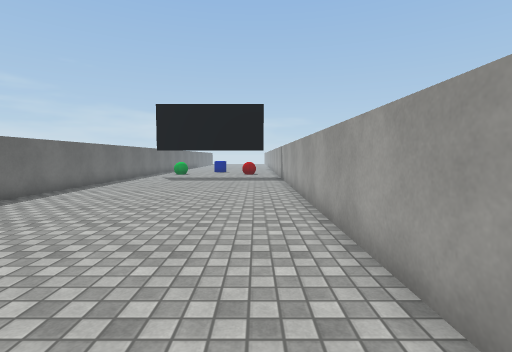
view 1 (above)

13 first-person views from a walk through a scene from a Unity 3-D project. The camera is 1.3 m above the floor, tilts 4° down and sees 85° across. The floor is counted in squares, 1 m on a side. Each view is taken from the middle of a square. On the plan, view 1 faces up. The plan holds only what a view shows up to about 13 squares ahead; the rest is blank. The place goes on beyond the plan. Surface patterns are stand-ins for the level's own textures.

view 2
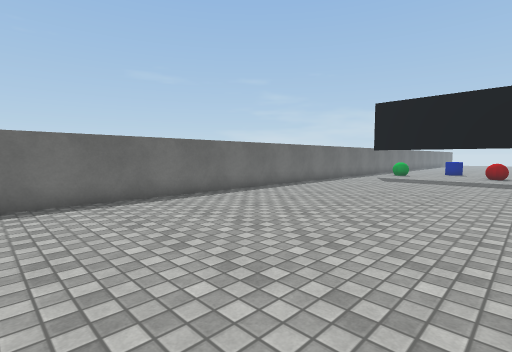

view 3
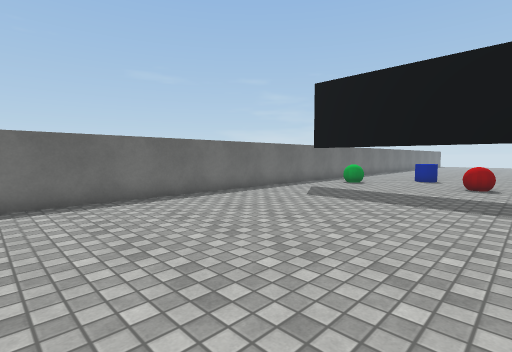

view 4
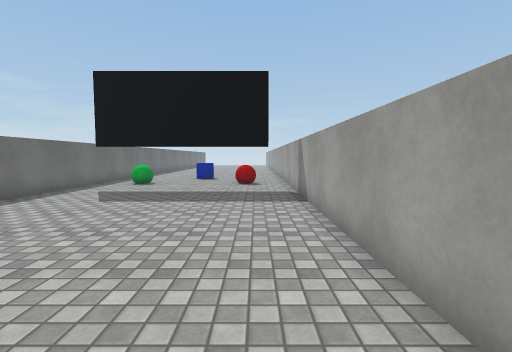

view 5
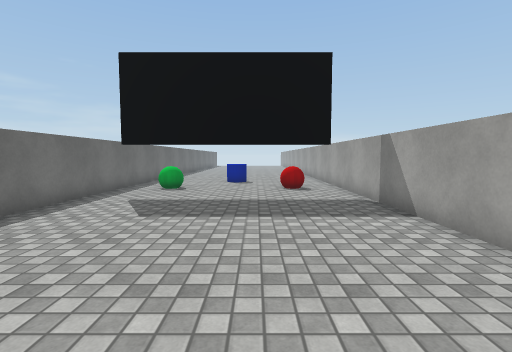

view 6
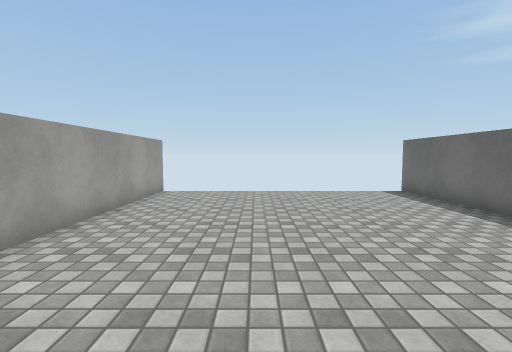

view 7
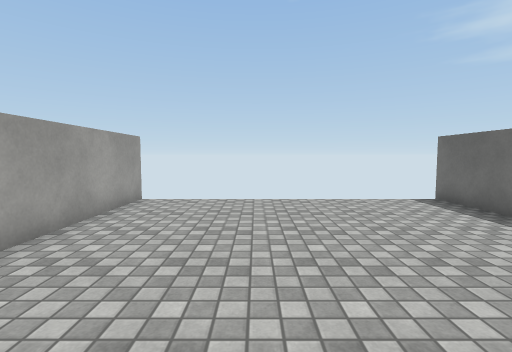

view 8
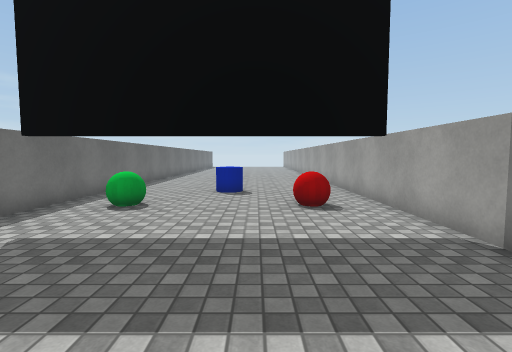

view 9
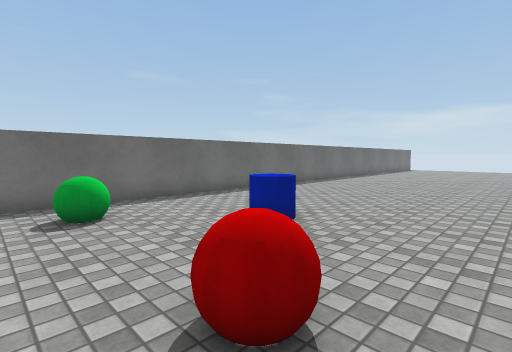

view 10
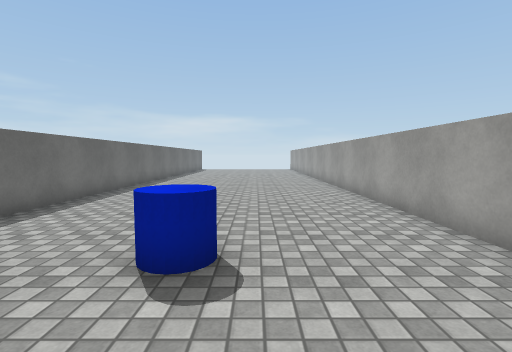

view 11
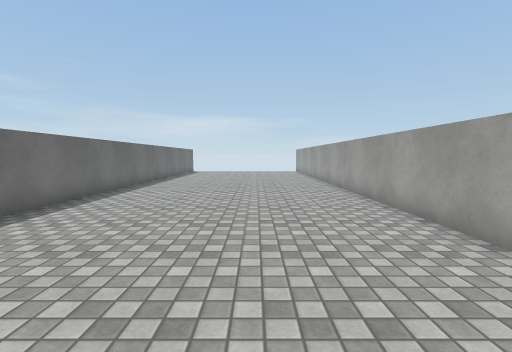

view 12
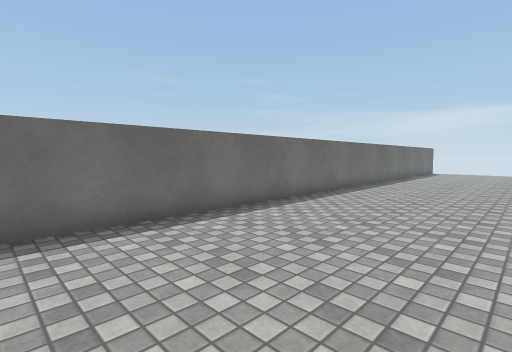

view 13
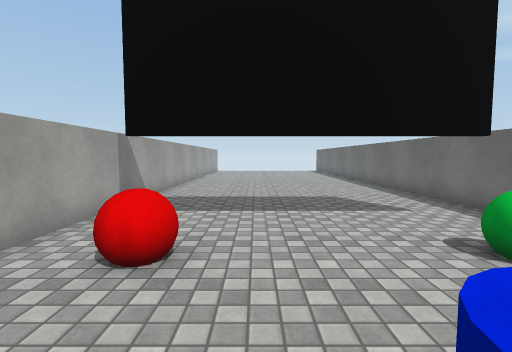

### Floor plan
Key: @ floor where view 1 was taken; # wall or solid block; . floor; T thing the floor can be seen under or through; O other object.
Columns run from 8 left of view 1 to 2 right of it. Each row starts with its distance up from view 1.
 32 #.........#
 31 #.........#
 30 #.........#
 29 #.........#
 28 #.........#
 27 #.........#
 26 #.........#
 25 #.........#
 24 #....O....#
 23 #....O....#
 22 #.........#
 21 #..O....O.#
 20 #.OO...OO.#
 19 #.........#
 18 #.TTTTTTT.#
 17 #.........#
 16 #.........#
 15 #.........#
 14 #.........#
 13 #.........#
 12 #.........#
 11 #.........#
 10 #.........#
  9 #.........#
  8 #.........#
  7 #.........#
  6 #.........#
  5 #.........#
  4 #.........#
  3 #.........#
  2 #.........#
  1 #.........#
  0 #.......@.#
 -1 #.........#
 -2 #         #

Positions as (right, up) in squares from view 1, and headings:
1: (0, 0), facing up
2: (1, 0), facing up-left
3: (1, 7), facing up-left
4: (0, 7), facing up
5: (-2, 9), facing up
6: (-2, 9), facing down
7: (-2, 7), facing down
8: (-2, 13), facing up
9: (1, 19), facing up-left
10: (-2, 20), facing up
11: (-2, 24), facing up
12: (-2, 24), facing up-left
13: (-2, 24), facing down
